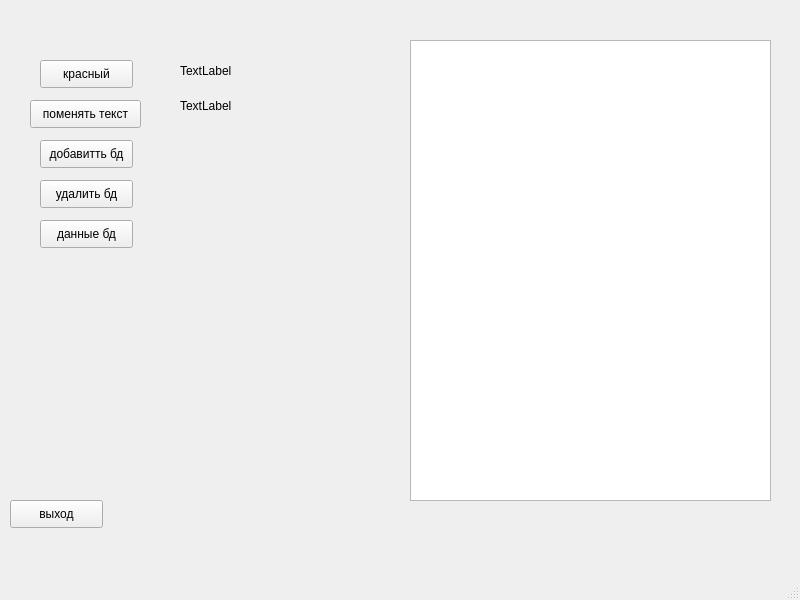
<?xml version="1.0" encoding="UTF-8"?>
<ui version="4.0">
 <class>MainWindow</class>
 <widget class="QMainWindow" name="MainWindow">
  <property name="geometry">
   <rect>
    <x>0</x>
    <y>0</y>
    <width>800</width>
    <height>600</height>
   </rect>
  </property>
  <property name="windowTitle">
   <string>MainWindow</string>
  </property>
  <widget class="QWidget" name="centralwidget">
   <widget class="QLabel" name="label_red">
    <property name="geometry">
     <rect>
      <x>180</x>
      <y>50</y>
      <width>81</width>
      <height>41</height>
     </rect>
    </property>
    <property name="text">
     <string>TextLabel</string>
    </property>
   </widget>
   <widget class="QLabel" name="label_text">
    <property name="geometry">
     <rect>
      <x>180</x>
      <y>90</y>
      <width>71</width>
      <height>31</height>
     </rect>
    </property>
    <property name="text">
     <string>TextLabel</string>
    </property>
   </widget>
   <widget class="QPushButton" name="pushButton_red">
    <property name="geometry">
     <rect>
      <x>40</x>
      <y>60</y>
      <width>93</width>
      <height>28</height>
     </rect>
    </property>
    <property name="text">
     <string>красный</string>
    </property>
   </widget>
   <widget class="QPushButton" name="pushButton_text">
    <property name="geometry">
     <rect>
      <x>30</x>
      <y>100</y>
      <width>111</width>
      <height>28</height>
     </rect>
    </property>
    <property name="text">
     <string>поменять текст</string>
    </property>
   </widget>
   <widget class="QPushButton" name="pushButton_add">
    <property name="geometry">
     <rect>
      <x>40</x>
      <y>140</y>
      <width>93</width>
      <height>28</height>
     </rect>
    </property>
    <property name="text">
     <string>добавитть бд</string>
    </property>
   </widget>
   <widget class="QPushButton" name="pushButton_remove">
    <property name="geometry">
     <rect>
      <x>40</x>
      <y>180</y>
      <width>93</width>
      <height>28</height>
     </rect>
    </property>
    <property name="text">
     <string>удалить бд</string>
    </property>
   </widget>
   <widget class="QPushButton" name="pushButton_db">
    <property name="geometry">
     <rect>
      <x>40</x>
      <y>220</y>
      <width>93</width>
      <height>28</height>
     </rect>
    </property>
    <property name="text">
     <string>данные бд</string>
    </property>
   </widget>
   <widget class="QPushButton" name="pushButton_exit">
    <property name="geometry">
     <rect>
      <x>10</x>
      <y>500</y>
      <width>93</width>
      <height>28</height>
     </rect>
    </property>
    <property name="text">
     <string>выход</string>
    </property>
   </widget>
   <widget class="QTableView" name="tableView">
    <property name="geometry">
     <rect>
      <x>410</x>
      <y>40</y>
      <width>361</width>
      <height>461</height>
     </rect>
    </property>
   </widget>
  </widget>
  <widget class="QMenuBar" name="menubar">
   <property name="geometry">
    <rect>
     <x>0</x>
     <y>0</y>
     <width>800</width>
     <height>26</height>
    </rect>
   </property>
  </widget>
  <widget class="QStatusBar" name="statusbar"/>
 </widget>
 <resources/>
 <connections/>
</ui>
